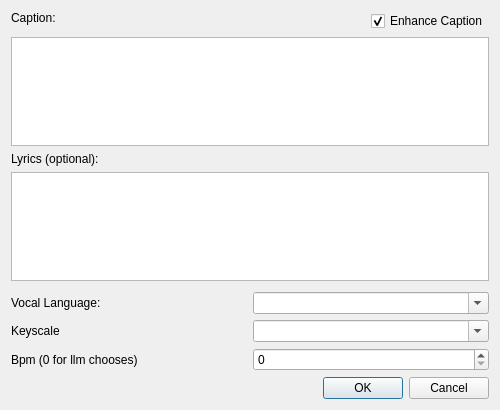
<?xml version="1.0" encoding="UTF-8"?>
<ui version="4.0">
    <class>SongDialog</class>
    <widget class="QDialog" name="SongDialog">
        <property name="geometry">
            <rect>
                <x>0</x>
                <y>0</y>
                <width>500</width>
                <height>410</height>
            </rect>
        </property>
        <property name="windowTitle">
            <string>Song Details</string>
        </property>
        <layout class="QVBoxLayout" name="verticalLayout">
            <item>
                <layout class="QHBoxLayout" name="horizontalLayout" stretch="1,0">
                    <property name="bottomMargin">
                        <number>0</number>
                    </property>
                    <item>
                        <widget class="QLabel" name="captionLabel">
                            <property name="text">
                                <string>Caption:</string>
                            </property>
                            <property name="alignment">
                                <set>Qt::AlignmentFlag::AlignTop</set>
                            </property>
                        </widget>
                    </item>
                    <item>
                        <widget class="QCheckBox" name="checkBoxEnhanceCaption">
                            <property name="text">
                                <string>Enhance Caption</string>
                            </property>
                            <property name="checked">
                                <bool>true</bool>
                            </property>
                        </widget>
                    </item>
                </layout>
            </item>
            <item>
                <widget class="QPlainTextEdit" name="captionEdit"/>
            </item>
            <item>
                <widget class="QLabel" name="lyricsLabel">
                    <property name="text">
                        <string>Lyrics (optional):</string>
                    </property>
                    <property name="alignment">
                        <set>Qt::AlignmentFlag::AlignTop</set>
                    </property>
                </widget>
            </item>
            <item>
                <widget class="QPlainTextEdit" name="lyricsEdit"/>
            </item>
            <item>
                <layout class="QGridLayout" name="gridLayout">
                    <property name="topMargin">
                        <number>5</number>
                    </property>
                    <item row="1" column="0">
                        <widget class="QLabel" name="keyScalelabel">
                            <property name="text">
                                <string>Keyscale</string>
                            </property>
                        </widget>
                    </item>
                    <item row="0" column="1">
                        <widget class="QComboBox" name="vocalLanguageCombo">
                            <property name="editable">
                                <bool>true</bool>
                            </property>
                        </widget>
                    </item>
                    <item row="0" column="0">
                        <widget class="QLabel" name="vocalLanguageLabel">
                            <property name="text">
                                <string>Vocal Language:</string>
                            </property>
                            <property name="alignment">
                                <set>Qt::AlignmentFlag::AlignLeading|Qt::AlignmentFlag::AlignLeft|Qt::AlignmentFlag::AlignVCenter</set>
                            </property>
                        </widget>
                    </item>
                    <item row="1" column="1">
                        <widget class="QComboBox" name="keyScaleCombo">
                            <property name="editable">
                                <bool>true</bool>
                            </property>
                        </widget>
                    </item>
                    <item row="2" column="0">
                        <widget class="QLabel" name="label">
                            <property name="text">
                                <string>Bpm (0 for llm chooses)</string>
                            </property>
                        </widget>
                    </item>
                    <item row="2" column="1">
                        <widget class="QSpinBox" name="bpmSpinBox">
                            <property name="maximum">
                                <number>9999</number>
                            </property>
                        </widget>
                    </item>
                </layout>
            </item>
            <item>
                <layout class="QHBoxLayout" name="horizontalLayout_2" stretch="">
                    <property name="spacing">
                        <number>5</number>
                    </property>
                    <property name="bottomMargin">
                        <number>0</number>
                    </property>
                </layout>
            </item>
            <item>
                <layout class="QHBoxLayout" name="buttonLayout">
                    <item>
                        <spacer name="horizontalSpacer">
                            <property name="orientation">
                                <enum>Qt::Orientation::Horizontal</enum>
                            </property>
                            <property name="sizeHint" stdset="0">
                                <size>
                                    <width>40</width>
                                    <height>20</height>
                                </size>
                            </property>
                        </spacer>
                    </item>
                    <item>
                        <widget class="QPushButton" name="okButton">
                            <property name="text">
                                <string>OK</string>
                            </property>
                        </widget>
                    </item>
                    <item>
                        <widget class="QPushButton" name="cancelButton">
                            <property name="text">
                                <string>Cancel</string>
                            </property>
                        </widget>
                    </item>
                </layout>
            </item>
        </layout>
    </widget>
    <resources/>
    <connections/>
</ui>
